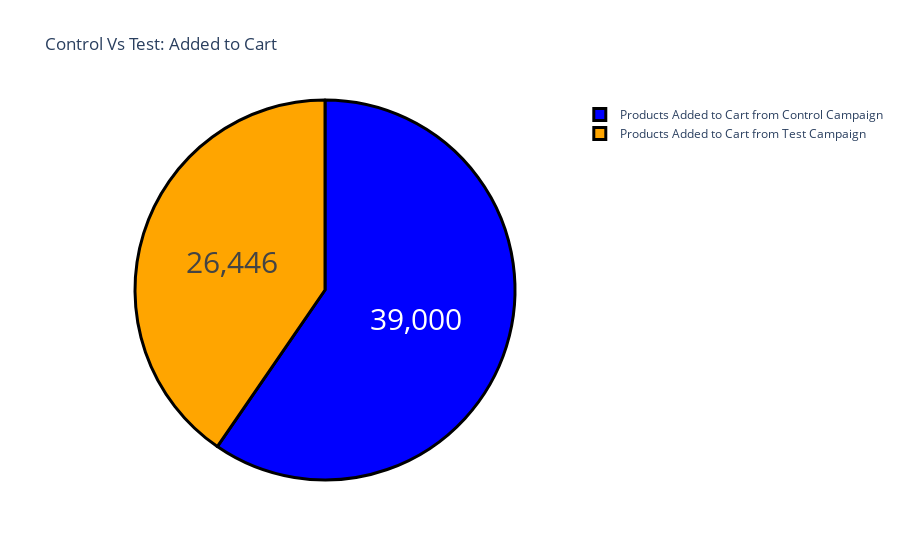

Source (notebook cell):
### Markdown cell above
# Products Added to Cart

- let’s have a look at the number of products added to the cart from both campaigns:

### Code cell
label = ["Products Added to Cart from Control Campaign",
         "Products Added to Cart from Test Campaign"]
counts = [sum(control_data["Added to Cart"]),
          sum(test_data["Added to Cart"])]
colors = ['blue','orange']
fig = go.Figure(data=[go.Pie(labels=label, values=counts)])
fig.update_layout(title_text='Control Vs Test: Added to Cart')
fig.update_traces(hoverinfo='label+percent', textinfo='value',
                  textfont_size=30,
                  marker=dict(colors=colors,
                              line=dict(color='black', width=3)))
fig.show()

### Figure 1 — Plotly figure (JSON) as saved in the notebook; plotly's stock layout.template omitted (floating-point values rounded to 4 significant figures)
{"data": [{"hoverinfo": "label+percent", "labels": ["Products Added to Cart from Control Campaign", "Products Added to Cart from Test Campaign"], "marker": {"colors": ["blue", "orange"], "line": {"color": "black", "width": 3}}, "textfont": {"size": 30}, "textinfo": "value", "type": "pie", "values": [39000, 26446]}], "layout": {"title": {"text": "Control Vs Test: Added to Cart"}}}
